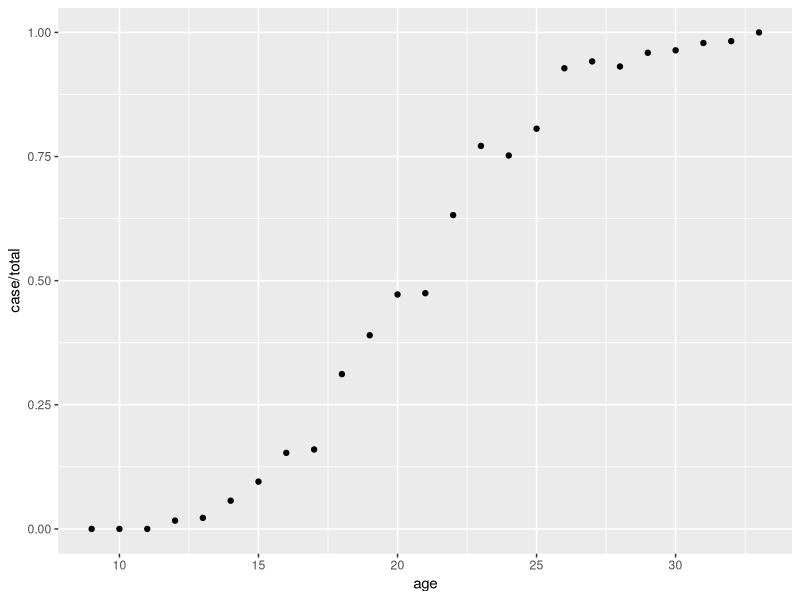
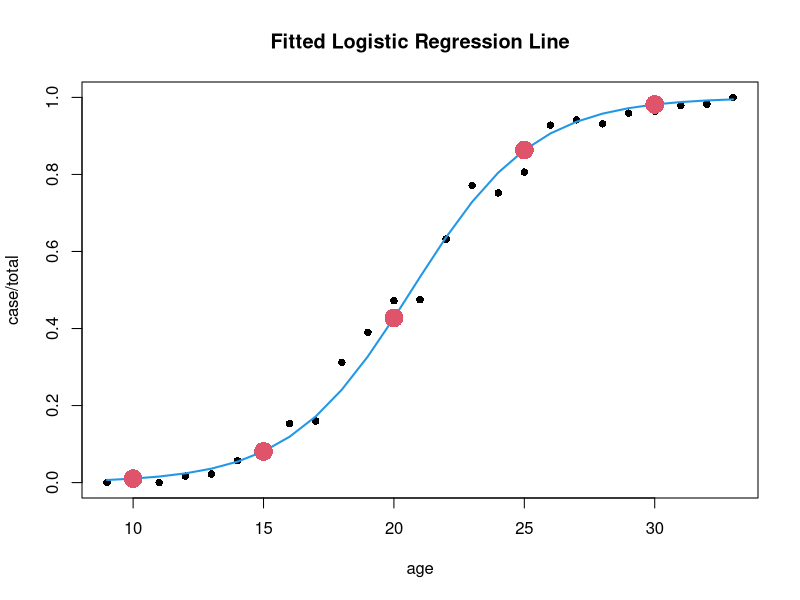

Write R code to recreate these figures, in order.
###########
# logistic 回归
setwd("C:\\Users\\admin\\Desktop\\ML_MachineLearning\\logistic")
dt1=read.csv("logit_sample.csv",header=T)
head(dt1)
# age case total
#1   9    0   376
#2  10    0   200
#3  11    0    93
#4  12    2   120
#5  13    2    90
#6  14    5    88

# 年龄与患病率
library(ggplot2)
ggplot(dt1,aes(age, case/total))+geom_point()#+geom_smooth()
#formula=y~x #y是否患病(0/1),x是危险因素矩阵
#本文只好采用矩阵形式
case=dt1$case
control=dt1$total-dt1$case
dt2=cbind(case,control);head(dt2)
#拟合
glm.out=glm(dt2~age, family=binomial(link=logit),data=dt1)
summary(glm.out)
#str(glm.out)
# 拟合的图形
plot(case/total~age, data=dt1,pch=16,col=1)
lines(dt1$age,glm.out$fitted.values, type="l", col=4,lwd=2)
title(main="Fitted Logistic Regression Line")
#
p=1-pchisq(43.084,23);p# 0.006925646
#
#参考：简单logistic回归的R语言实例 < chgaoming  生物和医学统计学  2017-12-19

#用上述参数计算给定age的p值
lp=function(age){
  t=exp(-8.8360+0.4272*age)
  return(t/(1+t))
}

#预测几个age的p值，并画出来
ages=c(10,15,20,25,30,35,40)
y=lp(ages)
points(ages,y, col=2, pch=16,cex=2.5)
#

